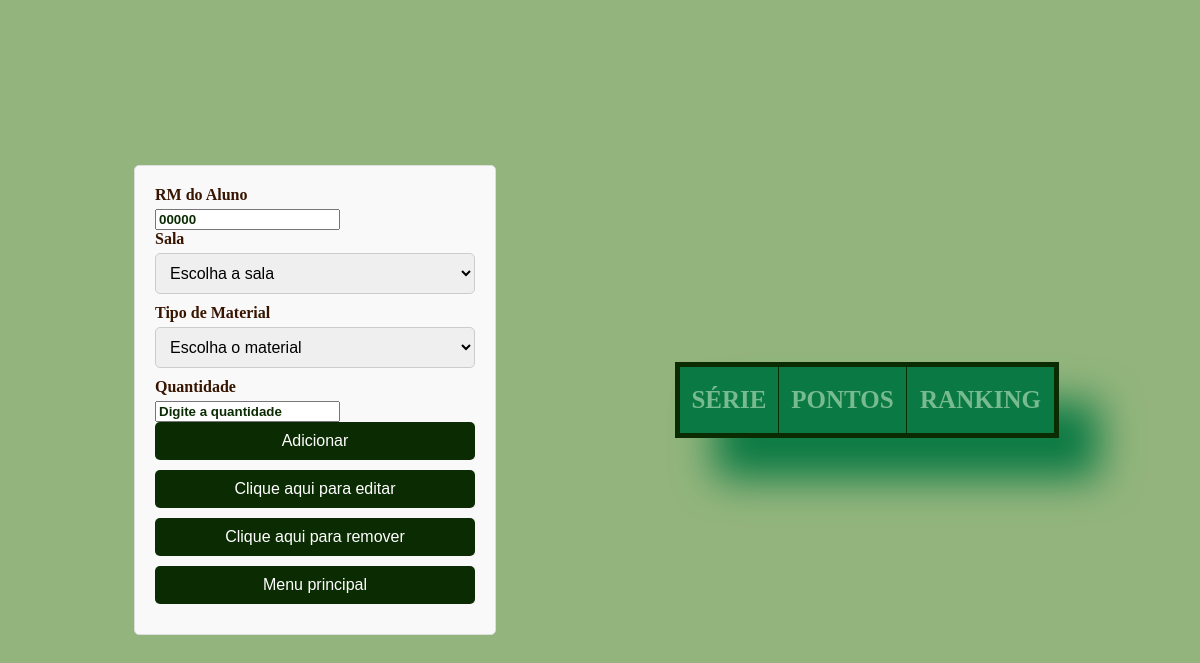
Page /code/menu.php on the earlier database version.
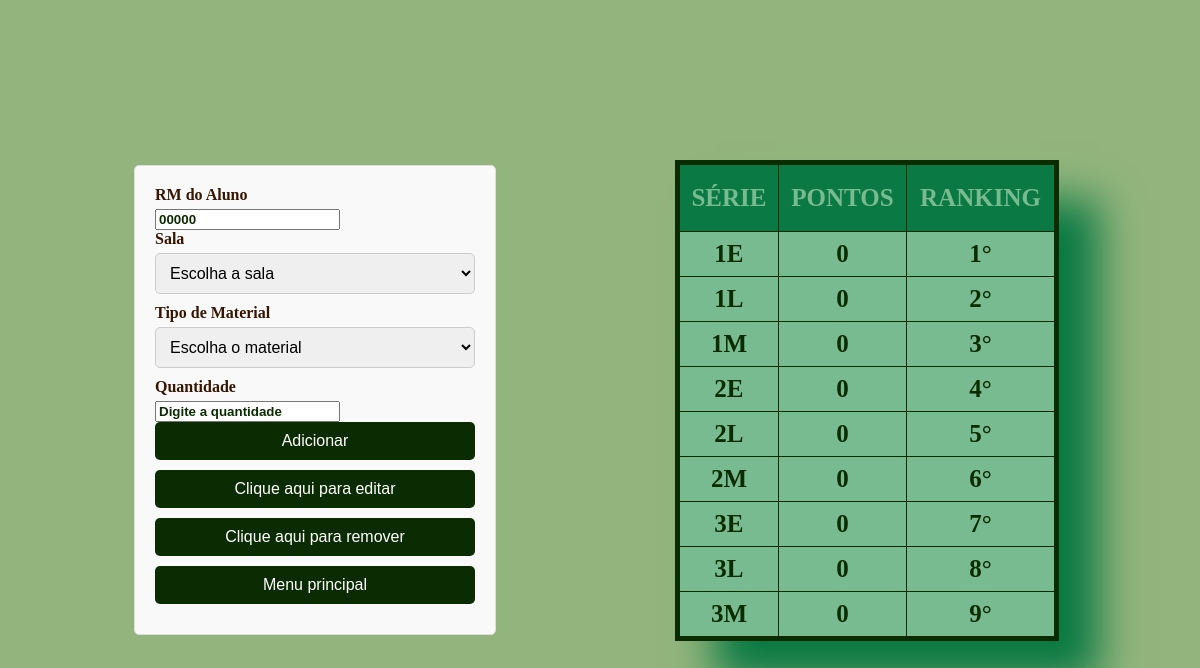
Same page on the later database version.
### tables this page shows
CREATE TABLE `Sala` (
  `serie` varchar(10) NOT NULL,
  `pontuacaoTotal` int DEFAULT '0',
  PRIMARY KEY (`serie`)
);

### code/menu.php (the view, shortened to what this page needs)
<?php require_once('./header.php'); ?>
<div class="left-container">
    <div class="addition-form">
        <form method="post" action="./add-action.php">
            <label for="inputRM">RM do Aluno</label>
            <input type="number" id="inputRM" name="RM" placeholder="00000">
            <label for="inputGrade">Sala</label>
            <select id="inputGrade" name="grade">
                <option value="" disabled selected>Escolha a sala</option>
            </select>
            <label for="inputMaterial">Tipo de Material</label>
            <select id="inputMaterial" name="material">
                <option value="" disabled selected>Escolha o material</option>
            </select>
            <label for="inputQuantity">Quantidade</label>
            <input type="number" id="inputQuantity" name="quantity" placeholder="Digite a quantidade">
            <button type="submit">Adicionar</button>
            <a href="./change.php"><button type="button" id="editButton"> Clique aqui para editar</button></a>
            <a href="./delete.php"><button type="button" id="deleteButton">Clique aqui para remover</button></a>
        </form>
            <a href="./index.php"><button>Menu principal</button></a>
    </div>
</div>
<div class="right-container">
    <table style="width: 80%; height: 80%;">
        <thead>
            <tr>
                <th>SÉRIE</th>
                <th>PONTOS</th>
                <th>RANKING</th>
            </tr>
        </thead>
        <tbody>
            <?php
                require_once('./database-connection.php');
                $sql = "SELECT * FROM Sala ORDER BY pontuacaoTotal DESC";
                $result = $connection->query($sql);
                $rank = 1;
                if($result != null){
                    foreach($result  as $row){
                        echo '<tr>';
                        echo '<td>'.$row['serie'].'</td>';
                        echo '<td>'.$row['pontuacaoTotal'].'</td>';
                        echo '<td>'.$rank.'° </td>';
                        echo '</tr>';
                        $rank++;
                    }
                }
            ?>
        </tbody>
    </table>
</div>
<?php require_once('./footer.php'); ?>

Differences in the rows shown:
added sala: serie "1E", pontuacaoTotal "0"
added sala: serie "1L", pontuacaoTotal "0"
added sala: serie "1M", pontuacaoTotal "0"
added sala: serie "2E", pontuacaoTotal "0"
added sala: serie "2L", pontuacaoTotal "0"
added sala: serie "2M", pontuacaoTotal "0"
added sala: serie "3E", pontuacaoTotal "0"
added sala: serie "3L", pontuacaoTotal "0"
added sala: serie "3M", pontuacaoTotal "0"
